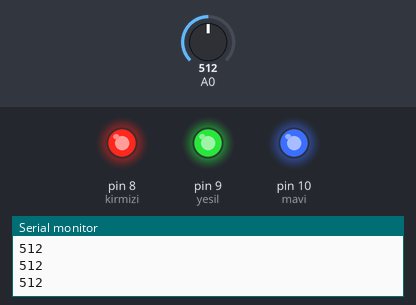
The sketch below on a simulated Arduino Uno, built with avr-gcc and run on an emulated ATmega328P. On the bench: output pins drawn as LEDs (lit = HIGH), the last lines printed to the serial monitor. Inputs (shaded band) come from the test bench; at power-on: A0 = 512.

Above: at 1.2 s.
1.3 s: A0 set to 489
At 2.4 s:
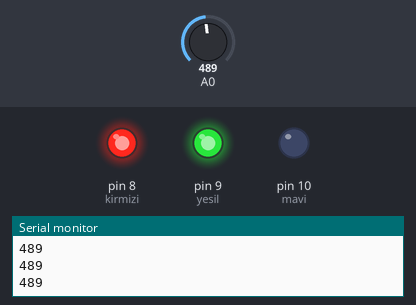
2.8 s: A0 set to 313
4.3 s: A0 set to 290
At 5.0 s:
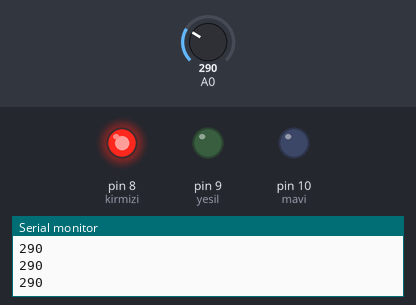
5.8 s: A0 set to 306
At 6.3 s:
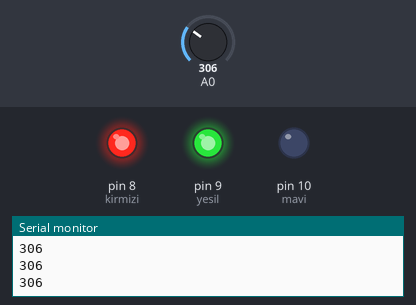
7.3 s: A0 set to 122
At 7.6 s:
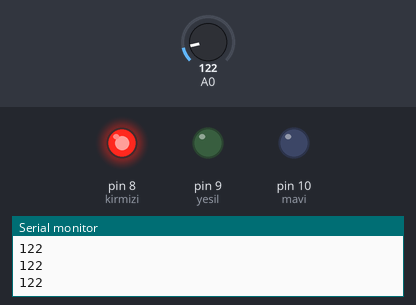
Timing chart, 0 to 9.8 s (numbered marks = the images above; inputs shaded):
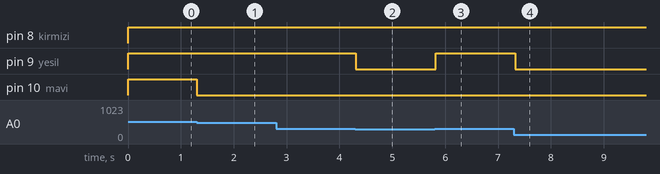

Measured:
- the behaviour switches between 501 and 500 on A0 (found by bisection; images 0 and 1)
- the behaviour switches between 301 and 300 on A0 (found by bisection; images 1 and 2)
- after the input at 1.3 s, pin 10 (mavi): HIGH → LOW at once
- after the input at 4.3 s, pin 9 (yesil): HIGH → LOW at once
- after the input at 5.8 s, pin 9 (yesil): LOW → HIGH at once
- after the input at 7.3 s, pin 9 (yesil): HIGH → LOW at once

The sketch:

su_sensoru_.ino
```cpp
int seviye = A0,kirmizi=8,yesil=9, mavi=10;
void setup() {
  // put your setuöp code here, to run once:
  Serial.begin(9600);
  pinMode(kirmizi, OUTPUT);
  pinMode(yesil, OUTPUT);
  pinMode(mavi, OUTPUT);

}

void loop() {
  // put your main code here, to run repeatedly:
  int seviye;
  seviye = analogRead(A0);
  Serial.println(seviye);

  if(seviye<=300)
  {
   digitalWrite(kirmizi, HIGH);
   digitalWrite(yesil, LOW);
   digitalWrite(mavi, LOW);
  }

  if(seviye > 300&&seviye<=500)
  {
   digitalWrite(kirmizi, HIGH);
   digitalWrite(yesil, HIGH);
   digitalWrite(mavi, LOW);
   }
   if(seviye>500)
   {
   digitalWrite(kirmizi, HIGH);
   digitalWrite(yesil, HIGH);
   digitalWrite(mavi, HIGH);
   }
   delay(100);
}
```
